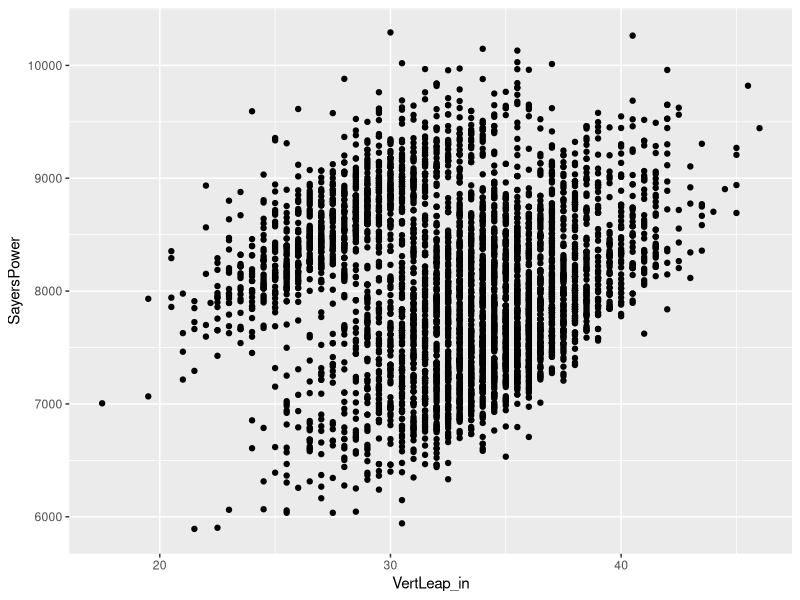
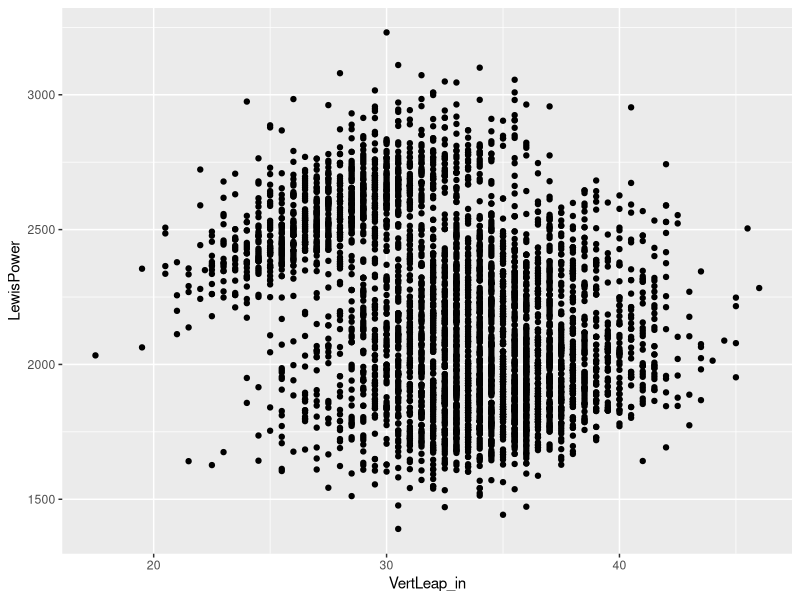
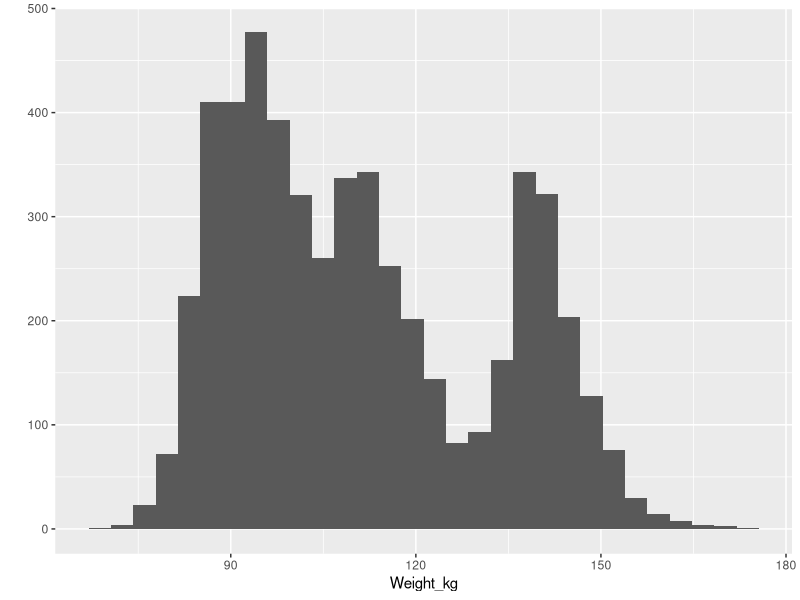
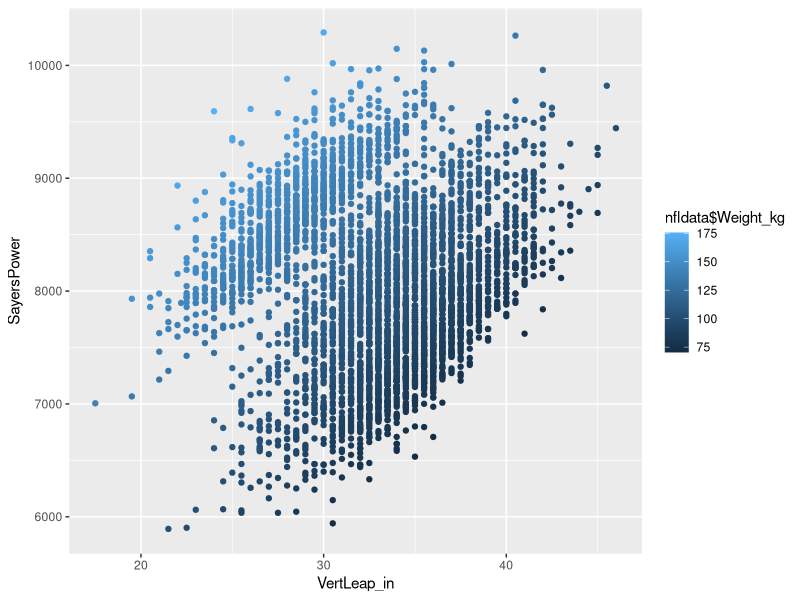
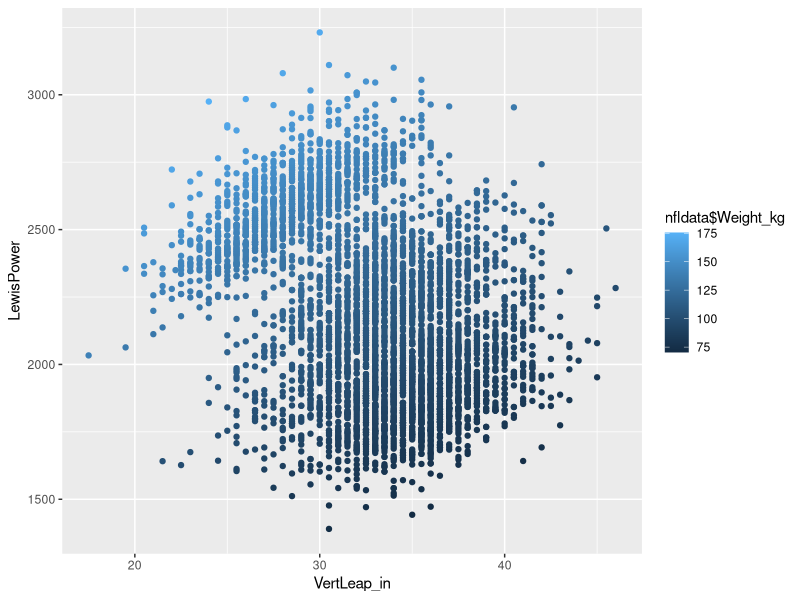
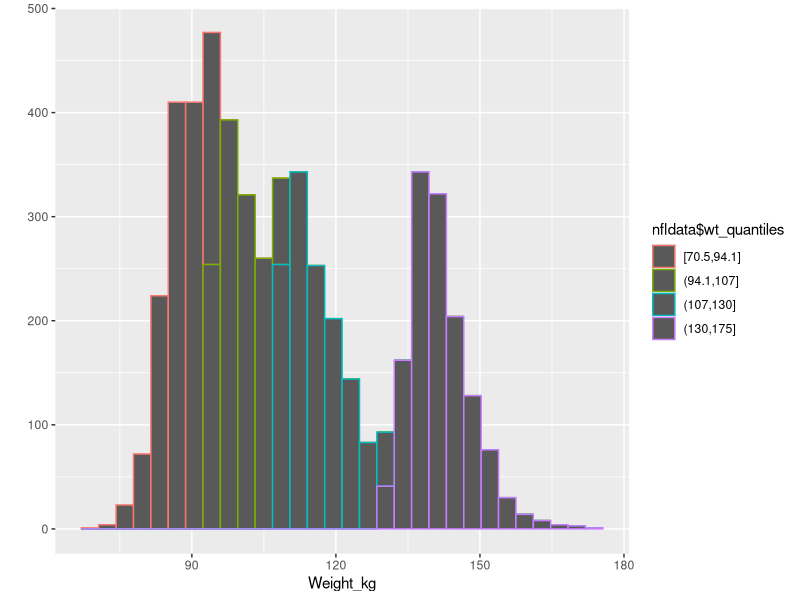
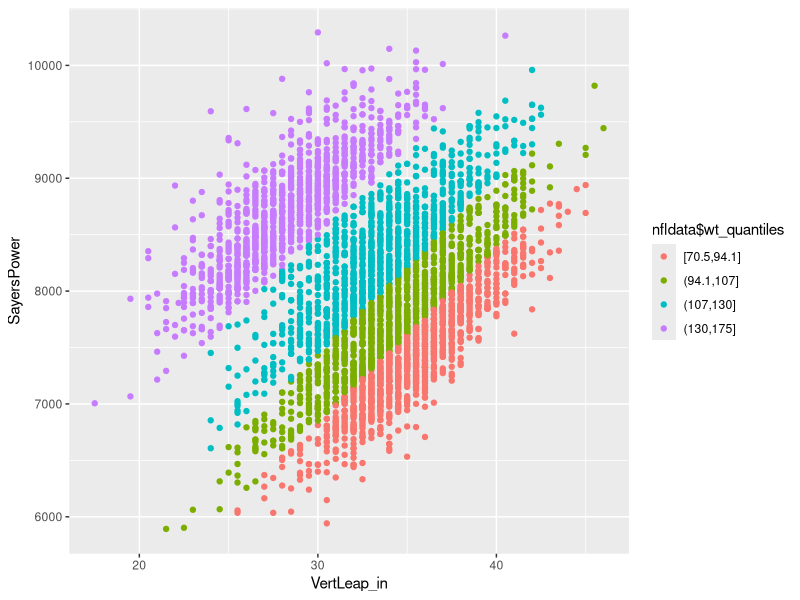
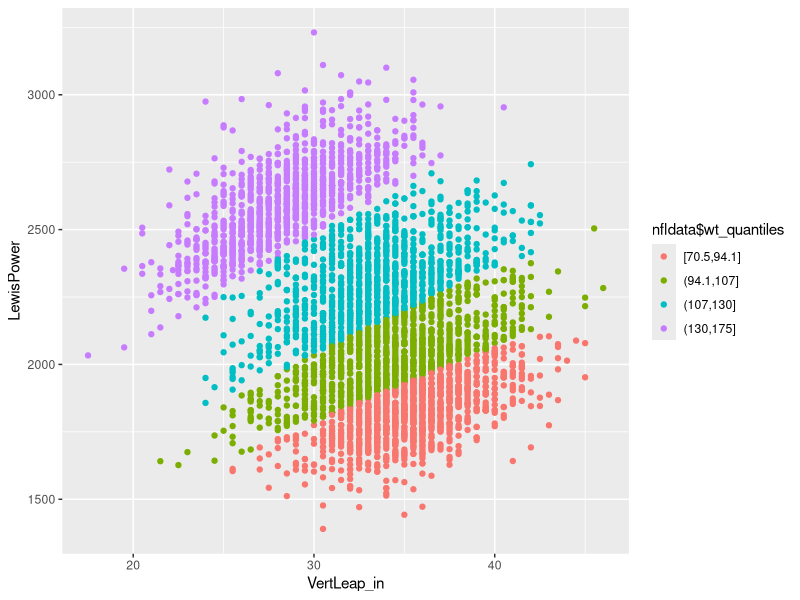

Reproduce these figures in R, in order.
## ---- chunk 1
setwd("~/physexlab/NFLcombineData")
library(dplyr)
library(ggplot2)
library(gtools)

## ---- chunk 2
nfldata<-read.csv("data_cleaned.csv")
nfldata<-mutate(nfldata, Weight_kg = Weight_lbs/2.2)
nfldata <- mutate(nfldata, Height_m = Height_in*0.0254)
nfldata <- mutate(nfldata, BMI = Weight_kg / (Height_m**2))
nfldata <- mutate(nfldata, VertJump_m = VertLeap_in*0.0254)
nfldata <- mutate(nfldata, LewisPower = sqrt(4.9)*Weight_kg*9.81*sqrt(VertJump_m))
nfldata <- mutate(nfldata, SayersPower = (60.7*(VertJump_m*100))+(45.3*Weight_kg-2055))

## ---- chunk 3
qplot(VertLeap_in, SayersPower, data = nfldata)
## ---- chunk 4
qplot(VertLeap_in, LewisPower, data = nfldata)
## ---- chunk 5
qplot(Weight_kg, data=nfldata, geom="histogram")
## ---- chunk 6
qplot(VertLeap_in, SayersPower, data = nfldata, color = nfldata$Weight_kg)
## ---- chunk 7
qplot(VertLeap_in, LewisPower, data = nfldata, color = nfldata$Weight_kg)
## ---- chunk 8
nfldata$wt_quantiles<-quantcut(nfldata$Weight_kg, q=seq(0,1,by=0.25), na.rm=TRUE)
## ---- chunk 9
qplot(Weight_kg, data=nfldata, geom="histogram",color=nfldata$wt_quantiles)
## ---- chunk 10
qplot(VertLeap_in, SayersPower, data = nfldata, color = nfldata$wt_quantiles)
## ---- chunk 11
qplot(VertLeap_in, LewisPower, data = nfldata, color = nfldata$wt_quantiles)
## ---- chunk 12
qplot(y=SayersPower, x=VertLeap_in, col=factor(wt_quantiles), data=nfldata) + stat_smooth(method=lm, formula=y~x)
## ---- chunk 13
qplot(y=LewisPower, x=VertLeap_in, col=factor(wt_quantiles), data=nfldata) + stat_smooth(method=lm, formula=y~x)
## ---- chunk 14
fitSayers<-lm(formula = SayersPower ~ VertLeap_in, data = nfldata)
summary(fitSayers)
## ---- chunk 15
fitSayersWeight<-lm(formula = SayersPower ~ VertLeap_in, data = nfldata)
summary(fitSayersWeight)
## ---- chunk 16
fitLewis<-lm(formula = LewisPower ~ VertLeap_in, data = nfldata)
summary(fitLewis)
## ---- chunk 17
fitLewisWeight<-lm(formula = LewisPower ~ VertLeap_in + wt_quantiles, data = nfldata)
summary(fitLewisWeight)
